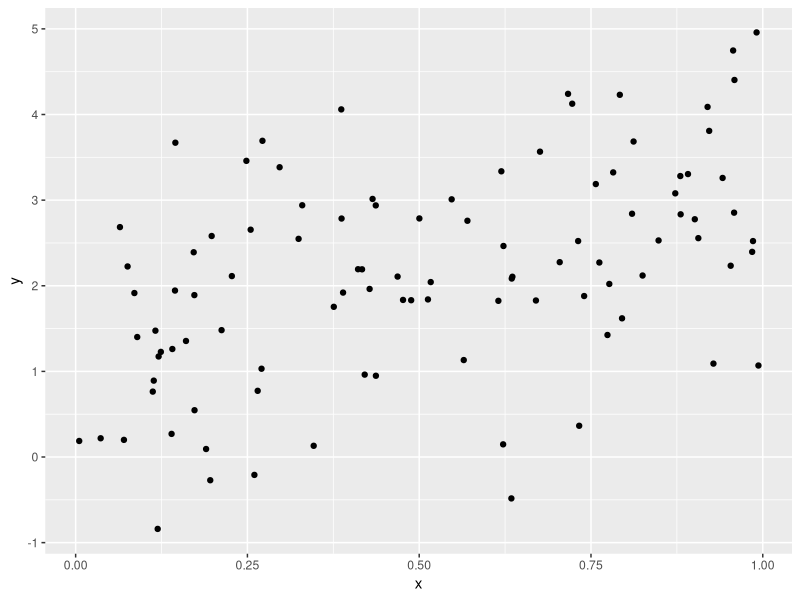

Here is the R script that generated this plot:
## ---- chunk 1
library(tidyverse)

plot_df = 
  tibble(
    x = runif(100),
    y = 1 + 2*x +rnorm(100)
  )

plot_df |>
  ggplot(aes(x = x, y = y)) +
  geom_point()
  

